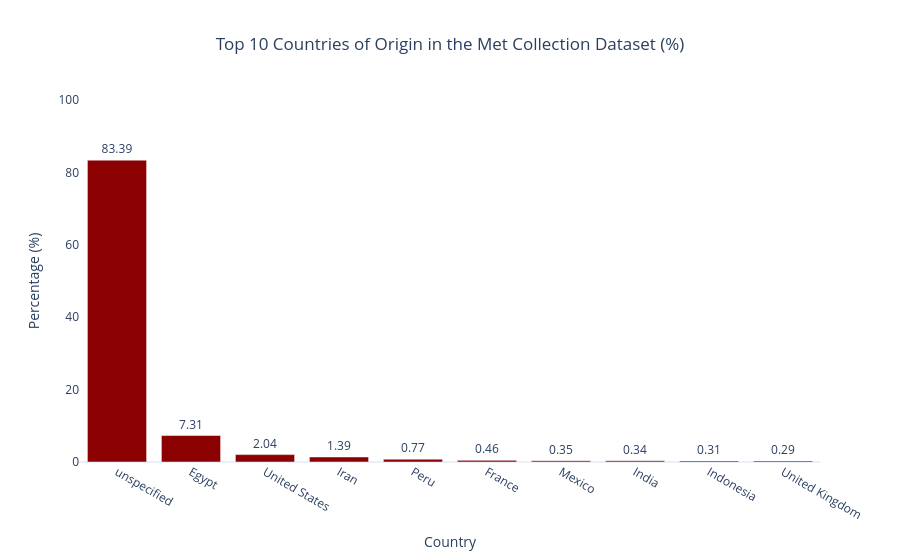

The notebook cell saved with this chart:
### Code cell
# Bar-Diagramm mit unknwon in Prozent der Gesamtsammlung
top_country_percent = country_percent.head(10).reset_index()

fig = px.bar(top_country_percent, x="country_clean", y="count", text_auto=",.2f",
             title="Top 10 Countries of Origin in the Met Collection Dataset (%)",
             labels={"country_clean": "Country", "count": "Percentage (%)"})

fig.update_traces(marker_color="darkred", textposition="outside")
fig.update_layout(title_x=0.5, template="plotly_white")
fig.update_xaxes(showgrid=False)
fig.update_yaxes(showgrid=False, range=[0,100])
fig.show()

# Die Berücksichtigung der Kategorie "unknown" relativiert die Aussagekraft von Diagramm 1.
# Mehr als 83 % aller Objekte besitzen keine hinterlegte Herkunftsangabe.
# Selbst Egypt als häufigstes dokumentiertes Herkunftsland macht dadurch weniger als 7 % der Gesamtbestände aus.

### Figure 1 — Plotly figure (JSON) as saved in the notebook; plotly's stock layout.template omitted (floating-point values rounded to 4 significant figures)
{"data": [{"hovertemplate": "Country=%{x}<br>Percentage (%)=%{y}<extra></extra>", "legendgroup": "", "marker": {"color": "darkred", "pattern": {"shape": ""}}, "name": "", "orientation": "v", "showlegend": false, "textposition": "outside", "texttemplate": "%{y:,.2f}", "type": "bar", "x": ["unspecified", "Egypt", "United States", "Iran", "Peru", "France", "Mexico", "India", "Indonesia", "United Kingdom"], "xaxis": "x", "y": [83.39, 7.31, 2.04, 1.39, 0.77, 0.46, 0.35, 0.34, 0.31, 0.29], "yaxis": "y"}], "layout": {"barmode": "relative", "legend": {"tracegroupgap": 0}, "title": {"text": "Top 10 Countries of Origin in the Met Collection Dataset (%)", "x": 0.5}, "xaxis": {"anchor": "y", "domain": [0, 1], "showgrid": false, "title": {"text": "Country"}}, "yaxis": {"anchor": "x", "domain": [0, 1], "range": [0, 100], "showgrid": false, "title": {"text": "Percentage (%)"}}}}
